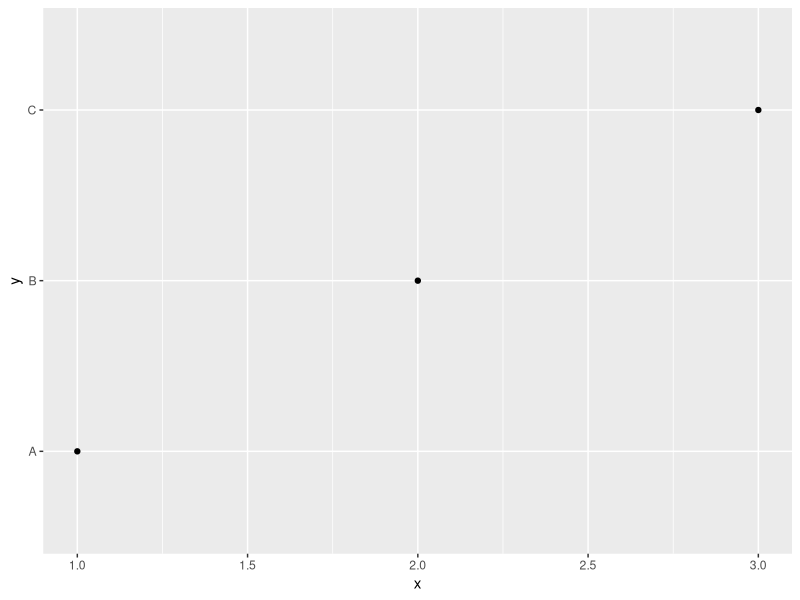
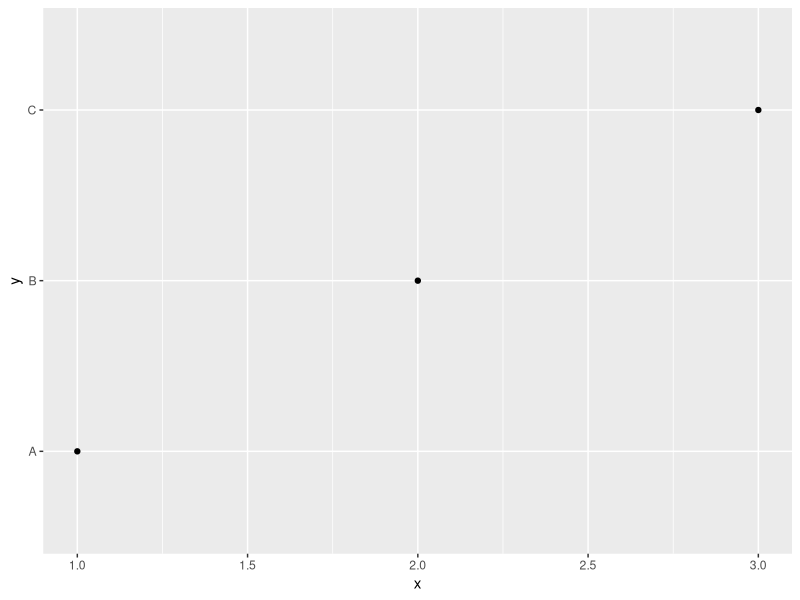
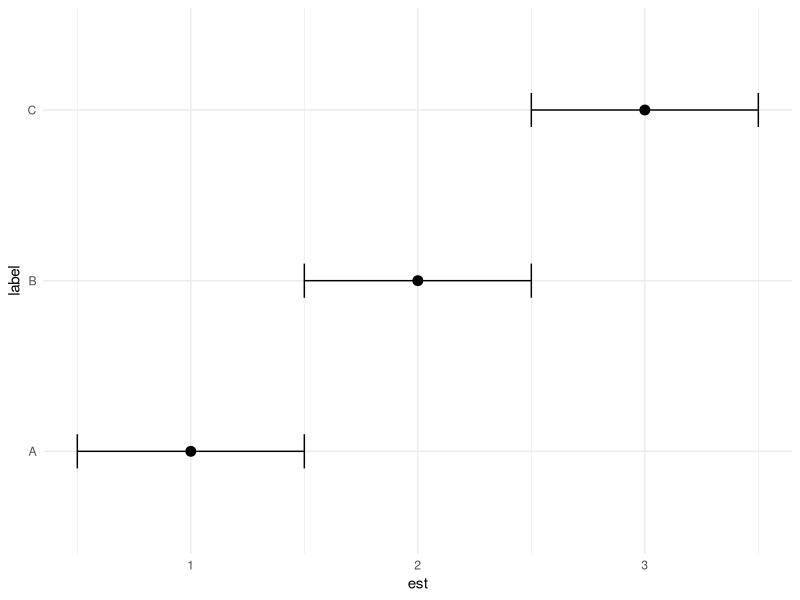

R code for these plots, in order:
#!/usr/bin/env Rscript
# Test ggsave with different approaches

library(ggplot2)

cat("=== Test ggsave ===\n")
cat("ggplot2 version:", as.character(packageVersion("ggplot2")), "\n\n")

# Simple test data
df <- data.frame(
  x = c(1, 2, 3),
  y = c("A", "B", "C")
)

# Test 1: Basic plot
cat("Test 1: Basic ggplot + ggsave\n")
tryCatch({
  p <- ggplot(df, aes(x=x, y=y)) + geom_point()
  file1 <- tempfile(fileext=".png")
  ggsave(file1, p, width=6, height=4, dpi=300)
  cat("✅ SUCCESS:", file1, "\n\n")
}, error = function(e) {
  cat("❌ ERROR:", conditionMessage(e), "\n\n")
})

# Test 2: ggsave without plot object
cat("Test 2: ggsave with last_plot()\n")
tryCatch({
  file2 <- tempfile(fileext=".png")
  ggplot(df, aes(x=x, y=y)) + geom_point()
  ggsave(file2, width=6, height=4, dpi=300)
  cat("✅ SUCCESS:", file2, "\n\n")
}, error = function(e) {
  cat("❌ ERROR:", conditionMessage(e), "\n\n")
})

# Test 3: Test with errorbarh
cat("Test 3: ggplot with geom_errorbarh\n")
tryCatch({
  df_test <- data.frame(
    label = c("A", "B", "C"),
    est = c(1, 2, 3),
    ci_low = c(0.5, 1.5, 2.5),
    ci_high = c(1.5, 2.5, 3.5)
  )

  p <- ggplot(df_test, aes(x=est, y=label)) +
    geom_point(size=3) +
    geom_errorbarh(aes(xmin=ci_low, xmax=ci_high), height=0.2) +
    theme_minimal()

  file3 <- tempfile(fileext=".png")
  ggsave(file3, p, width=6, height=4, dpi=300)
  cat("✅ SUCCESS:", file3, "\n\n")
}, error = function(e) {
  cat("❌ ERROR:", conditionMessage(e), "\n\n")
})
